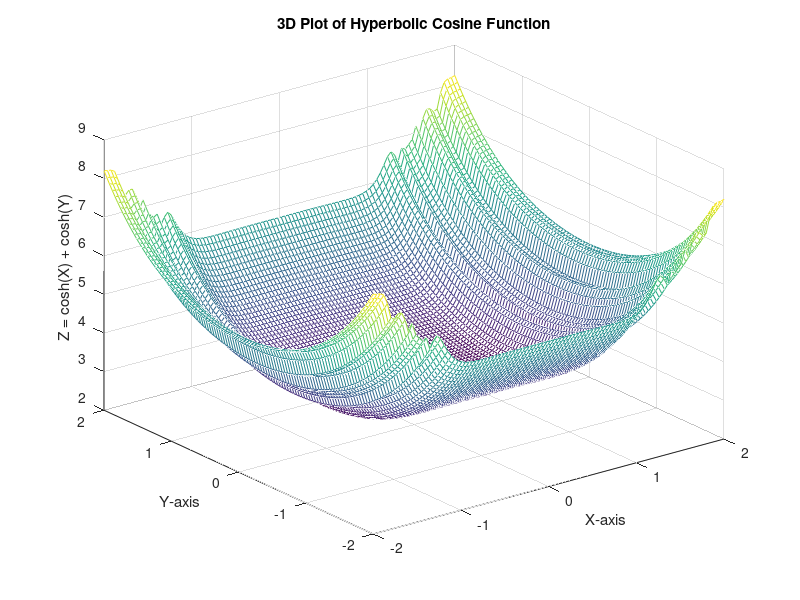

This figure's MATLAB source:


function plot3DHyperbolicCosine()
    [X, Y] = meshgrid(linspace(-2, 2, 100), linspace(-2, 2, 100));
    Z = cosh(X) + cosh(Y)+ cos(sin(tan(X)));
    
    figure;
    mesh(X, Y, Z);
    title('3D Plot of Hyperbolic Cosine Function');
    xlabel('X-axis');
    ylabel('Y-axis');
    zlabel('Z = cosh(X) + cosh(Y)');
end

